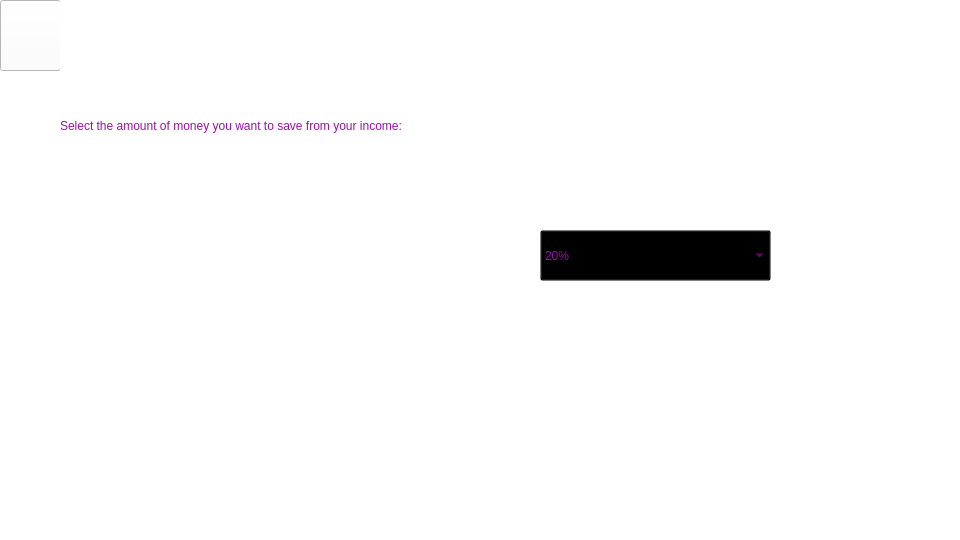
<?xml version="1.0" encoding="UTF-8"?>
<ui version="4.0">
 <class>savings</class>
 <widget class="QMainWindow" name="savings">
  <property name="geometry">
   <rect>
    <x>0</x>
    <y>0</y>
    <width>960</width>
    <height>540</height>
   </rect>
  </property>
  <property name="windowTitle">
   <string>MainWindow</string>
  </property>
  <property name="styleSheet">
   <string notr="true">background-color:rgb(255,255,255);</string>
  </property>
  <widget class="QWidget" name="centralwidget">
   <widget class="QLabel" name="image">
    <property name="geometry">
     <rect>
      <x>70</x>
      <y>160</y>
      <width>381</width>
      <height>321</height>
     </rect>
    </property>
    <property name="styleSheet">
     <string notr="true">border-image: url(:/resources/save.png);</string>
    </property>
    <property name="text">
     <string/>
    </property>
   </widget>
   <widget class="QLabel" name="logo">
    <property name="geometry">
     <rect>
      <x>870</x>
      <y>460</y>
      <width>91</width>
      <height>81</height>
     </rect>
    </property>
    <property name="styleSheet">
     <string notr="true">border-image: url(:/resources/logo.png);</string>
    </property>
    <property name="text">
     <string/>
    </property>
   </widget>
   <widget class="QLabel" name="text">
    <property name="geometry">
     <rect>
      <x>60</x>
      <y>80</y>
      <width>701</width>
      <height>91</height>
     </rect>
    </property>
    <property name="styleSheet">
     <string notr="true">font: 18pt &quot;Bahnschrift&quot;;
color:rgb(151, 18, 161);

</string>
    </property>
    <property name="text">
     <string>Select the amount of money you want to save from your income:</string>
    </property>
   </widget>
   <widget class="QPushButton" name="pushButton">
    <property name="geometry">
     <rect>
      <x>610</x>
      <y>320</y>
      <width>111</width>
      <height>61</height>
     </rect>
    </property>
    <property name="styleSheet">
     <string notr="true">background-image:url(:/resources/p7.jpg);
font: 12pt &quot;Bahnschrift&quot;;
color:white;
border-radius:30px
</string>
    </property>
    <property name="text">
     <string>Done</string>
    </property>
   </widget>
   <widget class="QPushButton" name="back">
    <property name="geometry">
     <rect>
      <x>0</x>
      <y>0</y>
      <width>61</width>
      <height>71</height>
     </rect>
    </property>
    <property name="styleSheet">
     <string notr="true">image: url(:/resources/back.png);</string>
    </property>
    <property name="text">
     <string/>
    </property>
   </widget>
   <widget class="QLabel" name="newincome">
    <property name="geometry">
     <rect>
      <x>60</x>
      <y>0</y>
      <width>901</width>
      <height>71</height>
     </rect>
    </property>
    <property name="styleSheet">
     <string notr="true">border-image:url(:/resources/title.png);
color:rgb(255, 255, 255);
 
font: 700 22pt &quot;Bahnschrift&quot;;

 </string>
    </property>
    <property name="text">
     <string>    SAVINGS</string>
    </property>
   </widget>
   <widget class="QComboBox" name="comboBox">
    <property name="geometry">
     <rect>
      <x>540</x>
      <y>230</y>
      <width>231</width>
      <height>51</height>
     </rect>
    </property>
    <property name="styleSheet">
     <string notr="true">font: 18pt &quot;Bahnschrift&quot;;
color:rgb(151, 18, 161);
background:transparent;
background-image: url(:/resources/background1.png)</string>
    </property>
    <item>
     <property name="text">
      <string>20%</string>
     </property>
    </item>
    <item>
     <property name="text">
      <string>30%</string>
     </property>
    </item>
    <item>
     <property name="text">
      <string>40%</string>
     </property>
    </item>
    <item>
     <property name="text">
      <string>50%</string>
     </property>
    </item>
    <item>
     <property name="text">
      <string>60%</string>
     </property>
    </item>
    <item>
     <property name="text">
      <string>80%</string>
     </property>
    </item>
   </widget>
  </widget>
 </widget>
 <resources/>
 <connections/>
</ui>
